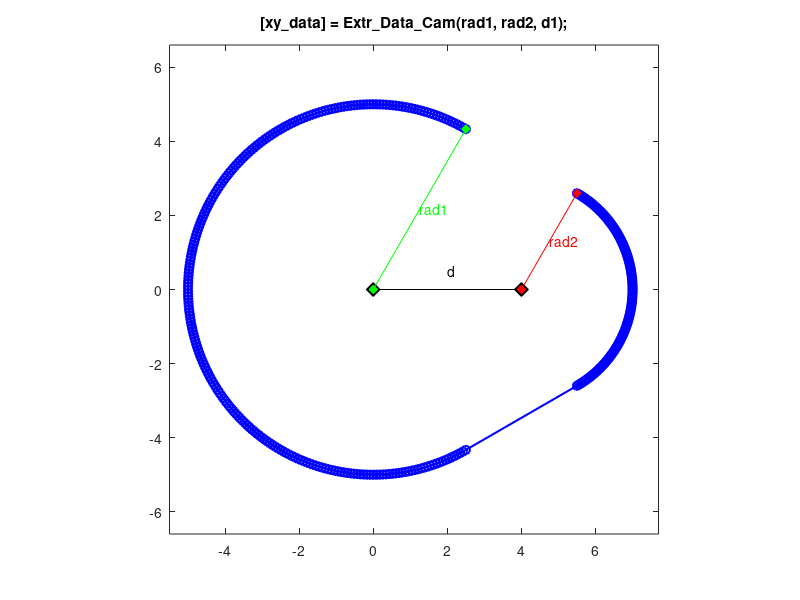

Write the MATLAB code that produced this figure.
function [xy_data] = Extr_Data_Cam(rad1, rad2, d, varargin)
%Extr_Data_Cam Produce extrusion data for a ring.
%   [xy_data] = Extr_Data_Cam(rad1, rad2, d)
%   This function returns x-y data for a cam formed from two circles
%   that are connected by lines tangent to the circles.
%
%   You can specify:
%       Radius, circle 1                rad1
%       Radius, circle 2                rad2
%       Distance between circle centers	d
%
%   To see a plot showing parameter values, enter the name
%   of the function with no arguments
%   >> Extr_Data_Cam
%
%   To see a plot created with your parameter values, 
%   add 'plot' as the final argument
%   >> Extr_Data_Cam(5,3,4,'plot')

% Copyright 2012-2016 The MathWorks, Inc.

% DEFAULT DATA TO SHOW DIAGRAM
if (nargin == 0)
    rad1 = 5;
    rad2 = 3;
    d = 4;
end

% CHECK IF PLOT SHOULD BE PRODUCED
if (isempty(varargin))
    showplot = 'n';
else
    showplot = varargin;
end

% CALCULATE ANGLE FOR EXTERNAL TANGENT
theta1 = acos((rad1-rad2)/d)*180/pi;

% CALCULATE EXTRUSION DATA
% CIRCLE FOR RAD1
theta_r1 = [(theta1:1:360-theta1)]'*pi/180;
unit_circle = [cos(theta_r1), sin(theta_r1)];
%if(ring_ir>0)
%    xy_data = [ring_or * unit_circle; ring_ir * flipud(unit_circle)];
%else
    xy_data1 = [rad1 * unit_circle];
%end

% CIRCLE FOR RAD2
theta_r2 = [(-theta1:1:theta1)]'*pi/180;
unit_circle = [cos(theta_r2), sin(theta_r2)];
%if(ring_ir>0)
%    xy_data = [ring_or * unit_circle; ring_ir * flipud(unit_circle)];
%else
    xy_data2 = [rad2 * unit_circle]+repmat([d 0],size(unit_circle,1),1);

    xy_data = [xy_data1;xy_data2];
% PLOT DIAGRAM TO SHOW PARAMETERS AND EXTRUSION
if (nargin == 0 || strcmpi(showplot,'plot'))
    % PLOT EXTRUSION
    plot(xy_data(:,1),xy_data(:,2),'b-o','LineWidth',1.5);
    axis('square');
    axis([-rad1 d+rad2 [-1 1]*(rad1+d+rad2)/2]*1.1);
    
    % SHOW PARAMETERS
    hold on
	plot([0 d],[0 0],'k-d','MarkerFaceColor','k','MarkerSize',10);
    text(d/2,0.1*max(rad1,rad2),'d');

    plot([d d+rad2*cos(theta1*pi/180)],[0 rad2*sin(theta1*pi/180)],'r-d','MarkerFaceColor','r');
    text(d+rad2*cos(theta1*pi/180)/2,rad2*sin(theta1*pi/180)/2,'{\color{red}rad2}');

	plot([0 rad1*cos(theta1*pi/180)],[0 rad1*sin(theta1*pi/180)],'g-d','MarkerFaceColor','g');
    text(rad1*cos(theta1*pi/180)/2,rad1*sin(theta1*pi/180)/2,'{\color{green}rad1}');

    title(['[xy\_data] = Extr\_Data\_Cam(rad1, rad2, d1);']);
    hold off
    clear xy_data
end
